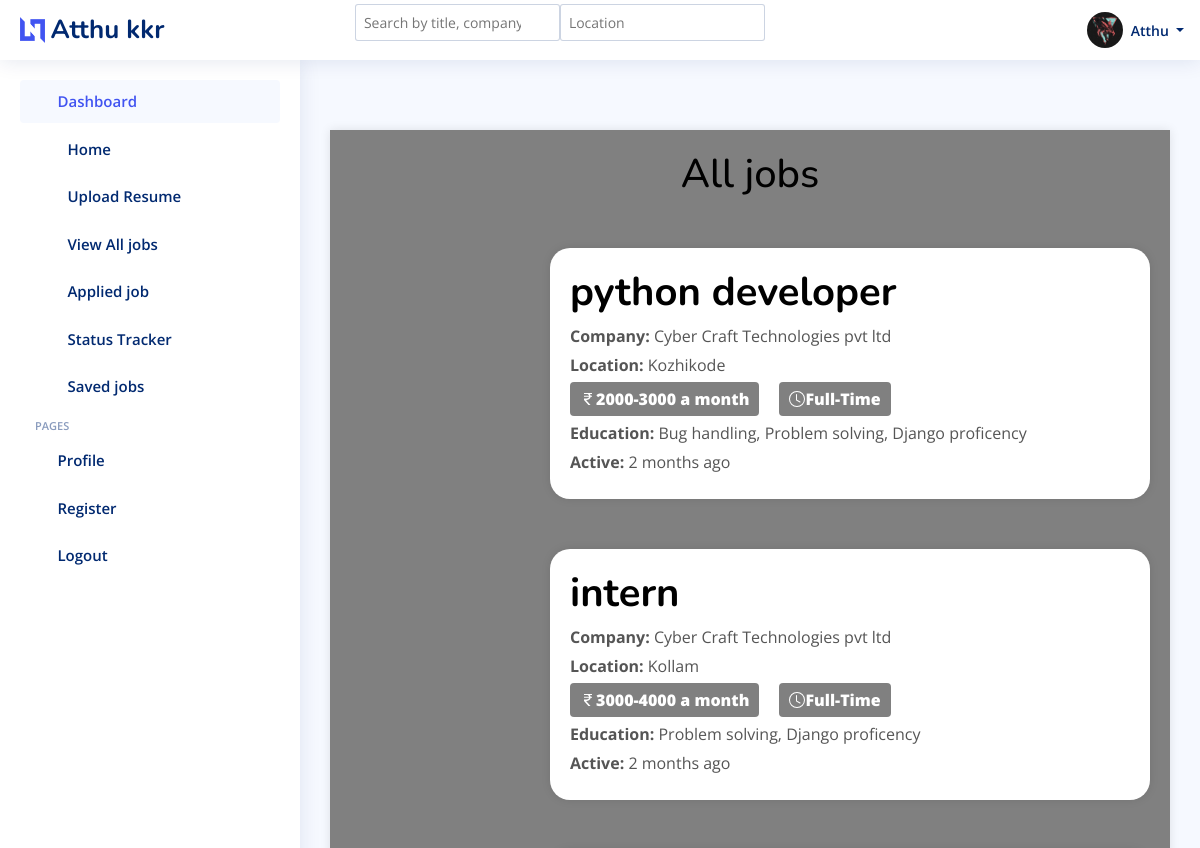
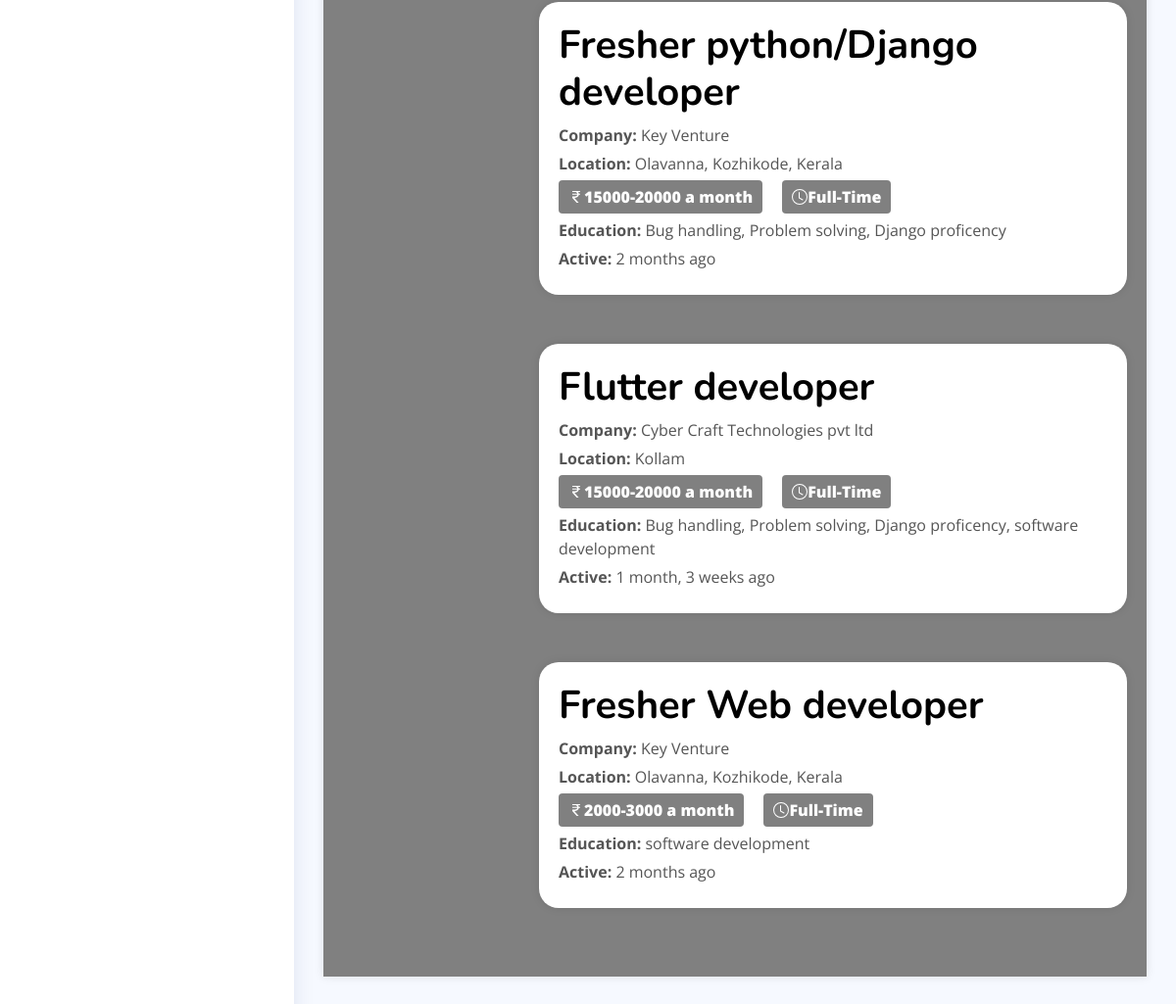
/job/applied_job (signed in), run on the app's committed database (2 pictures, top to bottom).
### UserApplicant/models.py (models this page shows, shortened)
class User(AbstractUser):
    email = models.EmailField(unique=True)
    is_admin = models.BooleanField(default=False)
    is_employer=models.BooleanField(default=False)
    is_jobseeker=models.BooleanField(default=False)
    has_resume=models.BooleanField(default=False)
    has_company=models.BooleanField(default=False)
    is_verified =models.BooleanField(default=False)
    verification_token= models.CharField(max_length=64,unique=True,blank=True)
    is_blocked =models.BooleanField(default=False)

class jobseeker_Profile(models.Model):
    user =models.OneToOneField(User, on_delete=models.CASCADE)
    phone_number=models.CharField(max_length=15,blank=True,null=True)
    address=models.CharField(max_length=255,blank=True,null=True)
    profile_picture=models.ImageField(upload_to='profile_pictures/',blank=True,null=True)
    first_name=models.CharField(max_length=30,blank=True,null=True)
    last_name=models.CharField(max_length=30,blank=True,null=True)
    date_of_birth=models.DateField(blank=True,null=True)
    about=models.TextField()
    gender=models.CharField(max_length=15,blank=True,null=True)
    education = models.CharField(max_length=100, blank=True, null=True)
    job=models.CharField(max_length=50,blank=True,null=True)
    country=models.CharField(max_length=50,blank=True,null=True)
    skills = models.ManyToManyField(Skill)
    x =models.URLField(max_length=255,blank=True,null=True)
    insta =models.URLField(max_length=255,blank=True,null=True)
    facebook=models.URLField(max_length=255,blank=True,null=True)
    linkedin=models.URLField(max_length=255,blank=True,null=True)

### Job/models.py (models this page shows, shortened)
class Apply_Job(models.Model):
    STATUS_CHOICES = [
        ('Pending', 'Pending'),
        ('Accepted', 'Accepted'),
        ('Rejected', 'Rejected'),
    ]
    user=models.ForeignKey(User,on_delete=models.CASCADE)
    job=models.ForeignKey(JobPost,on_delete=models.CASCADE)
    timestamp=models.DateTimeField(auto_now_add=True)
    status= models.CharField(max_length=10, choices=STATUS_CHOICES, default='Pending')

class JobPost(models.Model):
    EXPERIENCE_CHOICES = [
        ('0-1', '0-1 years'),
        ('1-3', '1-3 years'),
        ('3-5', '3-5 years'),
        ('5-10', '5-10 years'),
        ('10+', '10+ years'),
    ]
    JOB_TYPE_CHOICES = [
        ('Full-Time', 'Full-Time'),
        ('Part-Time', 'Part-Time'),
        ('Internship', 'Internship'),
    ]
    user=models.ForeignKey(User,on_delete=models.CASCADE)
    company=models.ForeignKey(Company,on_delete=models.CASCADE,default='Select Your Company')
    skills = models.ManyToManyField(Skills_job, blank=True)
    title=models.CharField(max_length=255,blank=True, null=True)
    education=models.ForeignKey(Education,on_delete=models.CASCADE, default='Highest Qualification')
    salary=models.ForeignKey(SalaryRange,on_delete=models.CASCADE, default='10000-20000')
    overview =models.TextField(max_length=255,blank=True,null=True)
    location=models.CharField(max_length=255,blank=True,null=True)
    job_type =models.CharField(max_length=10,choices=JOB_TYPE_CHOICES,null=True, default='Full-Time')
    experience= models.CharField(max_length=5,choices=EXPERIENCE_CHOICES,null=True)
    is_active= models.BooleanField(default=True)
    timestamp=models.DateTimeField(auto_now_add=True)

class SalaryRange(models.Model):
    salary_range = models.CharField(max_length=100)
    def __str__(self):
        return self.salary_range

class Skills_job(models.Model):
    name = models.CharField(max_length=255, blank=True,null=True)

### Company/models.py (models this page shows, shortened)
class Company(models.Model):
    user=models.OneToOneField(User, on_delete=models.CASCADE)
    name=models.CharField(max_length=100,blank=True,null=True)
    start_date=models.DateField(blank=True, null=True)
    country=models.CharField(max_length=255,blank=True,null=True)
    state=models.CharField(max_length=100,blank=True,null=True)
    city=models.CharField(max_length=100,blank=True,null=True)
    is_active =models.BooleanField(default=True)

### Job/views.py (the view)
# urls.py: path('applied_job',views.AppliedJobView.as_view(),name="applied_job"),
class AppliedJobView(ListView):
    model=Apply_Job
    template_name = 'job/Applied_job_list.html'
    context_object_name = 'applied_jobs'
    paginate_by = 10
    def get_queryset(self):
        return Apply_Job.objects.filter(user=self.request.user).select_related('job')

### templates/Job/Apply_job_list.html (shortened to what this page needs)
{% extends 'Dashboard/Dashboard.html' %}
{% load humanize %}
{% load widget_tweaks %}
{% load static %}
{% block header %}
{% if request.user.is_jobseeker%}
  <header id="header" class="header fixed-top d-flex align-items-center">
    <div class="d-flex align-items-center justify-content-between">
      <a href="index.html" class="logo d-flex align-items-center">
        <img src="{% static 'img/img/logo.png' %}" alt="">
        <span class="d-none d-lg-block">{{ request.user.jobseeker_profile.first_name }} {{ request.user.jobseeker_profile.last_name }}</span>
      </a>
      <i class="bi bi-list toggle-sidebar-btn"></i>
    </div>
    {% block search1 %}
    <div class="search-bar" >
        <form class="search-form d-flex align-items-center" method="GET" action="#">
          <input type="text" id="search-input" name="search" placeholder="Search by title, company, or skills" ">
          <input type="text" id="location-input" name="location" placeholder="Location" >
          <button type="submit" title="Search"><i class="bi bi-search"></i></button>
        </form>
      </div>
    {% endblock search1 %}
    <nav class="header-nav ms-auto">
      <ul class="d-flex align-items-center">
        <li class="nav-item dropdown pe-3">
          <a class="nav-link nav-profile d-flex align-items-center pe-0" href="#" data-bs-toggle="dropdown">
            {% if request.user.jobseeker_profile.profile_picture %}
                   <img src="{{ request.user.jobseeker_profile.profile_picture.url }}" alt="Profile" class="rounded-circle">
            {% else %}
                   <img src="{% static 'images/faces/face28.png' %}" alt="Default Profile Picture">
            {% endif %}
            <span class="d-none d-md-block dropdown-toggle ps-2">{{ request.user.jobseeker_profile.first_name }}
            </span>
          </a>
        </li>
      </ul>
    </nav>
  </header>
  {% endif %}
  {% endblock header %}
{% block sidebar %}
{% if request.user.is_jobseeker %}
<aside id="sidebar" class="sidebar">
  <ul class="sidebar-nav" id="sidebar-nav">
    <li class="nav-item">
      <a class="nav-link " href="{% url "jobseeker_dash" %}">
        <i class="bi bi-grid"></i>
        <span>Dashboard</span>
      </a>
    </li>
    <li class="nav-item">
      <a class="nav-link collapsed"  href="{% url "jobseeker_dash" %}">
        <i class="bi bi-journal-text"></i> <span>Home</span>
      </a>
    </li>
    <li class="nav-item">
      <a class="nav-link collapsed"  href="{% url "update_resume" %}">
        <i class="bi bi-journal-text"></i> <span>Upload Resume</span>
      </a>
    </li>
      <li class="nav-item">
        <a class="nav-link collapsed"  href="{% url "seeker_view_all_jobs" %}">
          <i class="bi bi-layout-text-window-reverse"></i><span>View All jobs</span>
        </a>
      </li>
      <li class="nav-item">
        <a class="nav-link collapsed"  href="{% url "applied_job" %}">
          <i class="bi bi-layout-text-window-reverse"></i><span>Applied job</span>
        </a>
      </li>
      <li class="nav-item">
        <a class="nav-link collapsed"  href="{% url "status_track_seeker" %}">
          <i class="bi bi-layout-text-window-reverse"></i><span>Status Tracker</span>
        </a>
      </li>
      <li class="nav-item">
        <a class="nav-link collapsed"  href="{% url "saved_list" %}">
          <i class="bi bi-layout-text-window-reverse"></i><span>Saved jobs</span>
        </a>
      </li>
    <li class="nav-heading">Pages</li>
    <li class="nav-item">
      <a class="nav-link collapsed" href="{% url "update_profile_job" %}">
        <i class="bi bi-person"></i>
        <span>Profile</span>
      </a>
    </li>
    <li class="nav-item">
      <a class="nav-link collapsed" href="{% url "register_seeker" %}">
        <i class="bi bi-card-list"></i>
        <span>Register</span>
      </a>
    </li>
    <li class="nav-item">
      <a class="nav-link collapsed" href="{% url "logoutdone" %}">
        <i class="bi bi-box-arrow-in-right"></i>
        <span>Logout</span>
      </a>
    </li>
  </ul>
</aside>
{% endif %}
{% endblock sidebar %}
{% block main %}
<main id="main" class="main">
<section class="section profile">
  <div class="ever">
      <h2 style="text-align: center; color: black; font-size: 40px;">All jobs</h2>
<div id="search-results">
  {% if applied_jobs %}
            {% for application  in applied_jobs %}
  <div class="job-details">
      <h2 style=" color: black; font-size: 40px; font-weight:bold;">{{application.job.title }}</h2>
      <p><strong>Company:</strong> {{ application.job.company.name }}</p>
      <p><strong>Location:</strong> {{ application.job.location }}</p>
      <p>
        <div class='job-info-row'>
          <div class="button-field">
               <strong>{{application.job.salary}} a month </strong>
          </div>
          <div class="button-field1">
            <svg xmlns="http://www.w3.org/2000/svg" width="16" height="16" fill="currentColor" class="bi bi-clock" viewBox="0 0 16 16">
              <path d="M8 3.5a.5.5 0 0 0-1 0V9a.5.5 0 0 0 .252.434l3.5 2a.5.5 0 0 0 .496-.868L8 8.71z"/>
              <path d="M8 16A8 8 0 1 0 8 0a8 8 0 0 0 0 16m7-8A7 7 0 1 1 1 8a7 7 0 0 1 14 0"/>
            </svg>
              <strong>{{application.job.job_type}}</strong>
          </div></p>
      </div>
      <p><strong>Education:</strong> {% for skill in application.job.skills.all %}
        {{ skill.name }}{% if not forloop.last %}, {% endif %}
        {% endfor %}</p>
      <p><strong>Active:</strong> {{ application.job.timestamp|naturaltime }}</p>
  </div>
  {% endfor %}
 {% endif %}
</section>
</main>
{% endblock main %}
{% block script %}
<link rel="stylesheet" href="https://ajax.googleapis.com/ajax/libs/jqueryui/1.12.1/themes/smoothness/jquery-ui.css">
{% endblock script %}

### static/css/css/style.css (style rules this page uses)
:root { scroll-behavior: smooth; }
body { font-family: "Open Sans", sans-serif; background: #f6f9ff; color: #444444; }
a { color: #4154f1; text-decoration: none; }
h1, h2, h3, h4, h5, h6 { font-family: "Nunito", sans-serif; }
#main { margin-top: 60px; padding: 20px 30px; transition: all 0.3s; }
.logo { line-height: 1; }
@media (min-width: 1200px) { .logo { width: 280px; } }
.logo img { max-height: 26px; margin-right: 6px; }
.logo span { font-size: 26px; font-weight: 700; color: #012970; font-family: "Nunito", sans-serif; }
.header { transition: all 0.5s; z-index: 997; height: 60px; box-shadow: 0px 2px 20px rgba(1, 41, 112, 0.1); background-color: #fff; padding-left: 20px; }
.header .toggle-sidebar-btn { font-size: 32px; padding-left: 10px; cursor: pointer; color: #012970; }
.header .search-bar { min-width: 360px; padding: 0 20px; }
.header .search-form { width: 100%; }
.header .search-form input { border: 0; font-size: 14px; color: #012970; border: 1px solid rgba(1, 41, 112, 0.2); padding: 7px 38px 7px 8px; border-radius: 3px; transition: 0.3s; width: 100%; }
.header .search-form button { border: 0; padding: 0; margin-left: -30px; background: none; }
.header .search-form button i { color: #012970; }
.header-nav ul { list-style: none; }
.header-nav>ul { margin: 0; padding: 0; }
.header-nav .nav-profile { color: #012970; }
.header-nav .nav-profile img { max-height: 36px; }
.header-nav .nav-profile span { font-size: 14px; font-weight: 600; }
.sidebar { position: fixed; top: 60px; left: 0; bottom: 0; width: 300px; z-index: 996; transition: all 0.3s; padding: 20px; overflow-y: auto; scrollbar-width: thin; scrollbar-color: #aab7cf transparent; box-shadow: 0px 0px 20px rgba(1, 41, 112, 0.1); background-color: #fff; }
@media (min-width: 1200px) { #main, #footer { margin-left: 300px; } }
.sidebar-nav { padding: 0; margin: 0; list-style: none; }
.sidebar-nav li { padding: 0; margin: 0; list-style: none; }
.sidebar-nav .nav-item { margin-bottom: 5px; }
.sidebar-nav .nav-heading { font-size: 11px; text-transform: uppercase; color: #899bbd; font-weight: 600; margin: 10px 0 5px 15px; }
.sidebar-nav .nav-link { display: flex; align-items: center; font-size: 15px; font-weight: 600; color: #4154f1; transition: 0.3; background: #f6f9ff; padding: 10px 15px; border-radius: 4px; }
.sidebar-nav .nav-link i { font-size: 16px; margin-right: 10px; color: #4154f1; }
.sidebar-nav .nav-link.collapsed { color: #012970; background: #fff; }
.sidebar-nav .nav-link.collapsed i { color: #899bbd; }

### templates/Job/Apply_job_list.html (style rules this page uses)
.ever { width: auto; margin: 50px auto; padding: 20px; background-color: grey; box-shadow: 0 0 10px rgba(0, 0, 0, 0.1); }
.job-details { max-width: 900px; margin: 50px auto; margin-left: 200px; padding: 20px; background-color: #fff; box-shadow: 0 0 10px rgba(0, 0, 0, 0.1); text-align: left; border-radius: 20px; }
.job-details h2 { color: #333; }
.job-details p { color: #555; margin: 5px 0; }
.job-info-row { display: flex; justify-content: start; align-items: center; }
.button-field { display: flex; align-items: center; background-color: #808080; color: #fff; padding: 5px 10px; border-radius: 4px; font-weight: bold; }
.button-field1 { display: flex; margin-left:20px; align-items: center; background-color: #808080; color: #fff; padding: 5px 10px; border-radius: 4px; font-weight: bold; }

### data on the page
User: user.jobseeker_profile.first_name "Atthu", user.jobseeker_profile.last_name "kkr", user.jobseeker_profile.profile_picture (picture)
Apply_Job: job "python developer", job.company.name "Cyber Craft Technologies pvt ltd", job.location "Kozhikode", job.salary "2000-3000", job.job_type "Full-Time", job.timestamp "2 months ago"
Skills_job: name "Bug handling"
Skills_job: name "Problem solving"
Skills_job: name "Django proficency"
Apply_Job: job "intern", job.company.name "Cyber Craft Technologies pvt ltd", job.location "Kollam", job.salary "3000-4000", job.job_type "Full-Time", job.timestamp "2 months ago"
Apply_Job: job "Fresher python/Django developer", job.company.name "Key Venture", job.location "Olavanna, Kozhikode, Kerala", job.salary "15000-20000", job.job_type "Full-Time", job.timestamp "2 months ago"
Apply_Job: job "Flutter developer", job.company.name "Cyber Craft Technologies pvt ltd", job.location "Kollam", job.salary "15000-20000", job.job_type "Full-Time", job.timestamp "1 month, 3 weeks ago"
Skills_job: name "software development"
Apply_Job: job "Fresher Web developer", job.company.name "Key Venture", job.location "Olavanna, Kozhikode, Kerala", job.salary "2000-3000", job.job_type "Full-Time", job.timestamp "2 months ago"
